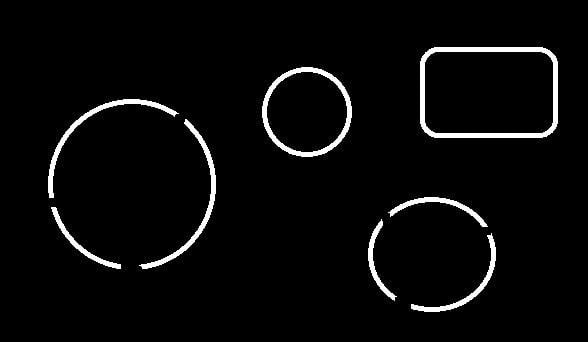
#> input picture Tarea 9/img2.jpg, 588 x 342 px
$ python example2.py
#> lines starting #> are read from the running program, lines starting #| are printed output that depends on the picture
import cv2
import numpy as np
import matplotlib.pyplot as plt

def connected_component_label(path):

#> called with path = 'img2.jpg'
    image = cv2.imread(path)
#> image is the input picture: shape (342, 588, 3); min 0, max 255, mean 9.6
    image = cv2.cvtColor(image, cv2.COLOR_BGR2GRAY)
#> image: shape (342, 588)
    fig, ax = plt.subplots(1, figsize=(12, 8))
    plt.title("Original")
    plt.imshow(image)

    Gx = np.array([[-1,0,1],[-2,0,2],[-1,0,1]])
    Gy = np.array([[-1,-2,-1],[0,0,0],[1,2,1]])

    img_Gx = cv2.filter2D(image, -1, Gx)
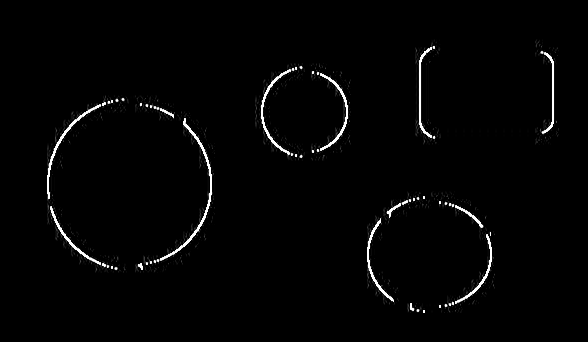
#> img_Gx: shape (342, 588); min 0, max 255, mean 4.3
    fig, ax = plt.subplots(1, figsize=(12, 8))
    plt.title("Gx kernel")
    plt.imshow(img_Gx)

    img_Gy = cv2.filter2D(image, -1, Gy)
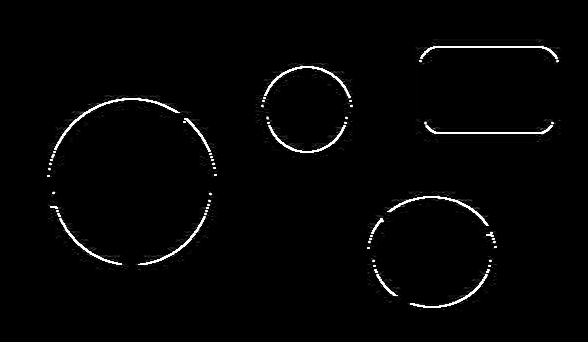
#> img_Gy: shape (342, 588); min 0, max 255, mean 4.5
    fig, ax = plt.subplots(1, figsize=(12, 8))
    plt.title("Gy kernel")
    plt.imshow(img_Gy)

    imgg=img_Gy+img_Gx
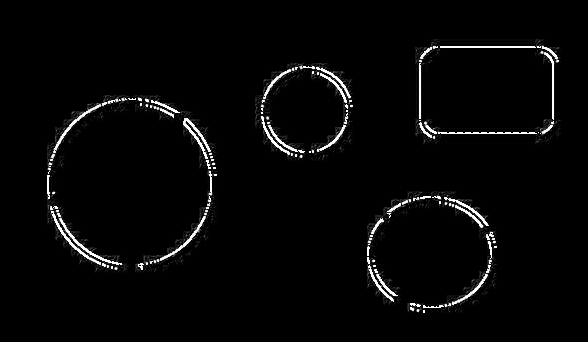
#> imgg: shape (342, 588); min 0, max 255, mean 6.9
    fig, ax = plt.subplots(1, figsize=(12, 8))
    plt.title("G kernel")
    plt.imshow(imgg)

    plt.show()

connected_component_label('img2.jpg')

$ run again, with Tarea 9/figuras.jpg copied over Tarea 9/img2.jpg
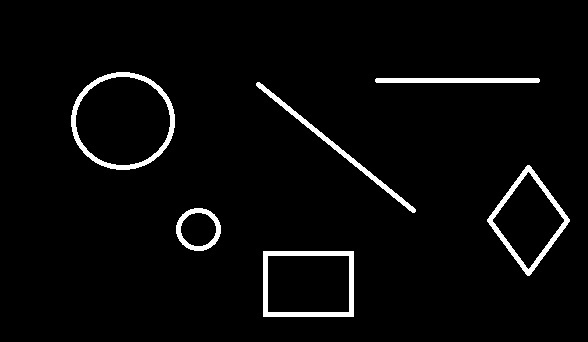
#> input picture Tarea 9/figuras.jpg, 588 x 342 px
#> in connected_component_label, image is the input picture: shape (342, 588, 3); min 0, max 255, mean 8.6
#> image: shape (342, 588)
#> in connected_component_label, `img_Gx = cv2.filter2D(image, -1, Gx)`:
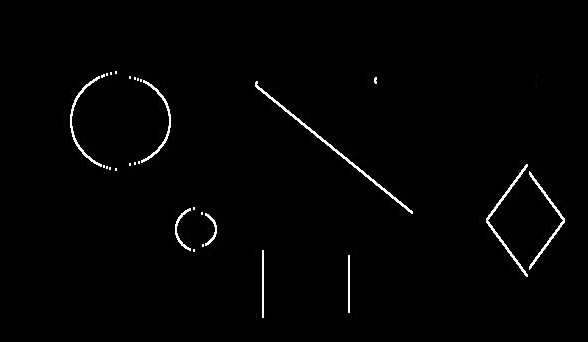
#> img_Gx: shape (342, 588); min 0, max 255, mean 3.3
#> in connected_component_label, `img_Gy = cv2.filter2D(image, -1, Gy)`:
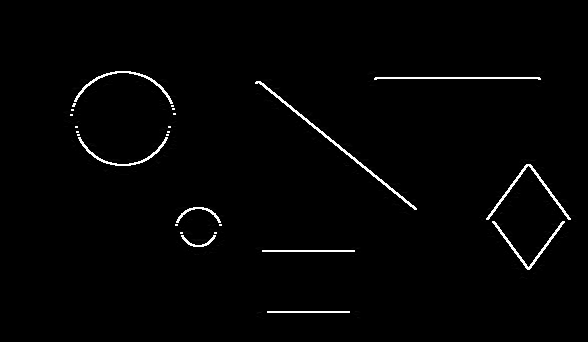
#> img_Gy: shape (342, 588); min 0, max 255, mean 3.8

$ run again, with Tarea 9/img1.png saved as Tarea 9/img2.jpg
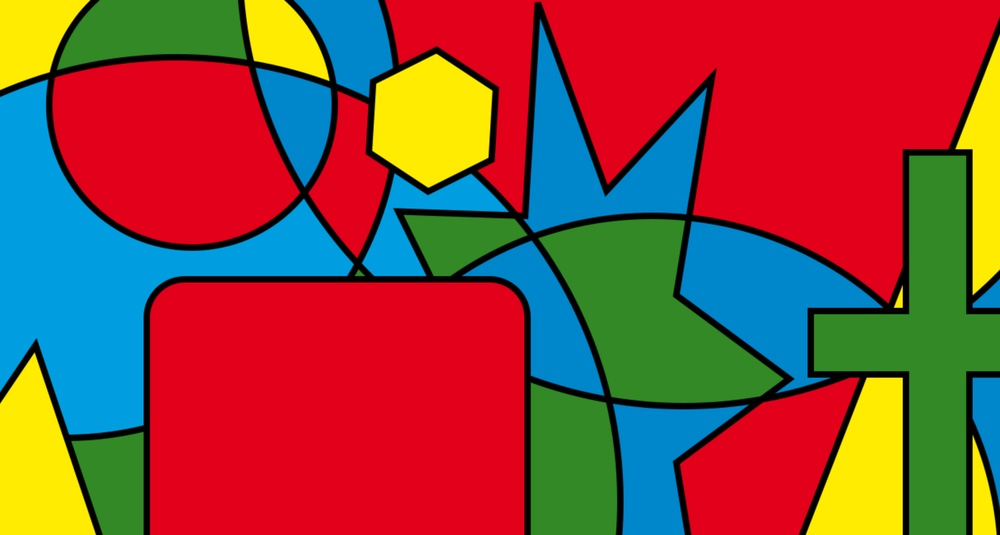
#> input picture Tarea 9/img1.png, 1000 x 535 px, shrunk from 1506 x 806 before the run
#> in connected_component_label, image is the input picture: shape (535, 1000, 3); mean B, G, R 61.9, 73.5, 137
#> in connected_component_label, `image = cv2.cvtColor(image, cv2.COLOR_BGR2GRAY)`:
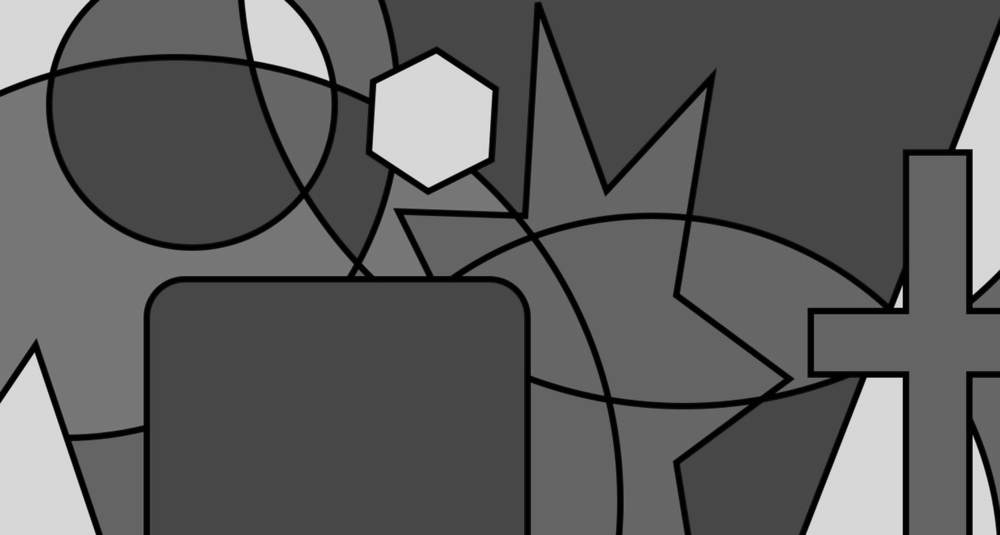
#> image: shape (535, 1000); min 0, max 226, mean 91.2
#> in connected_component_label, `imgg=img_Gy+img_Gx`:
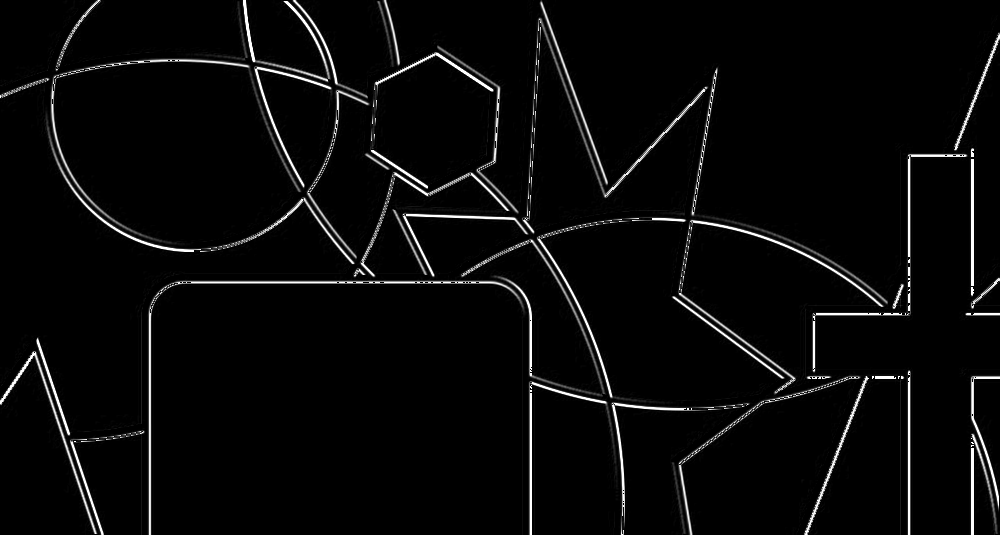
#> imgg: shape (535, 1000); min 0, max 255, mean 9.1
